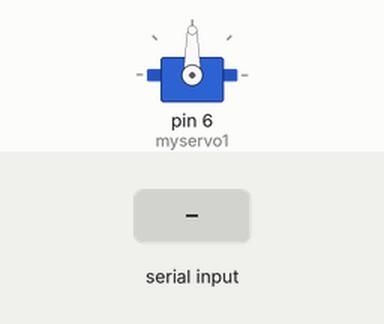
Recording of a sketch running on a simulated Arduino Uno, built with avr-gcc and run on an emulated ATmega328P. Parts: servo. Inputs (shaded band) come from the test bench. What the sketch prints to the serial monitor is not drawn.

Above: at 1.2 s.
1.3 s: "1\n" received over Serial
At 2.1 s:
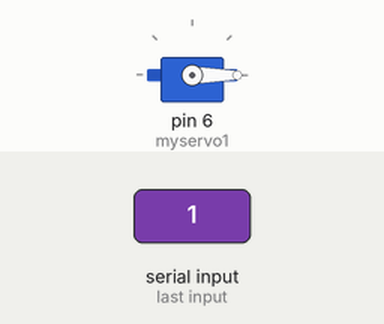
Timing chart, 0 to 4.3 s (numbered marks = the images above; inputs shaded):
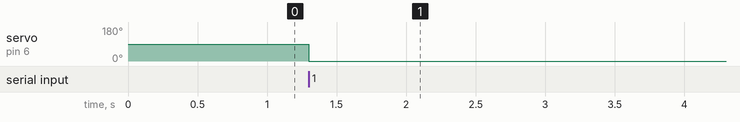

Measured:
- after the input at 1.3 s, servo on pin 6 (myservo1): 90° → 0° at once

The sketch:

single_servo_starter_ino.ino
```cpp
#include <Servo.h>

int inByte;
int myint;

Servo myservo1;  // create servo object to control a servo
//Servo myservo2;  // create servo object to control a servo
// twelve servo objects can be created on most boards

void setup()
{
  Serial.begin(115200);

  Serial.print("single servo control over serial SS19");
  Serial.print("\n");

  myservo1.attach(6, 900, 2100);  // attaches to servo on pin 6
}


void loop()
{
  if (Serial.available() > 0) {
    //your code here
    // get myint from serial as two byte integer, possibly within a case
    // once you have the int reassembled, send it to the servo:
    myservo1.writeMicroseconds(myint);
  }
}
```
